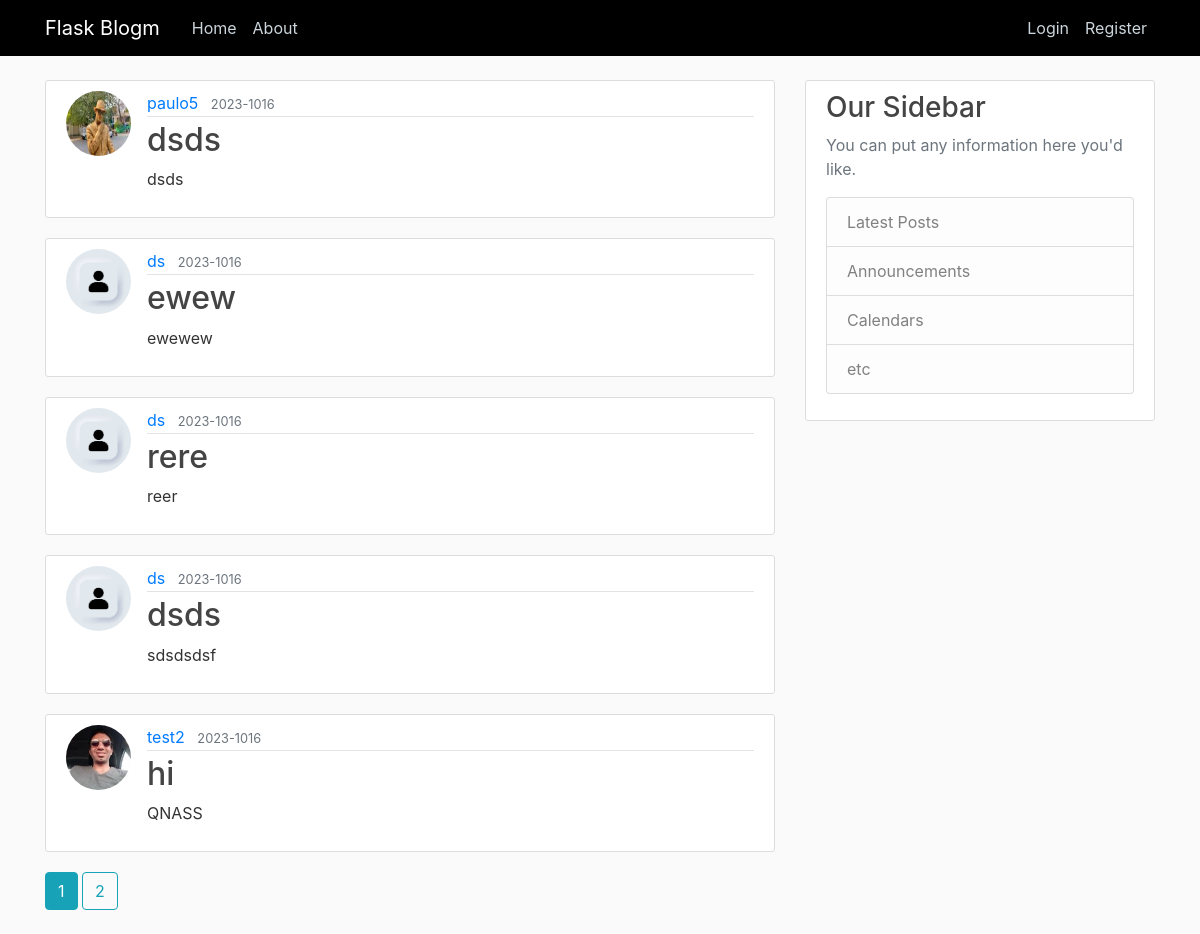
Page /home on the earlier database version.
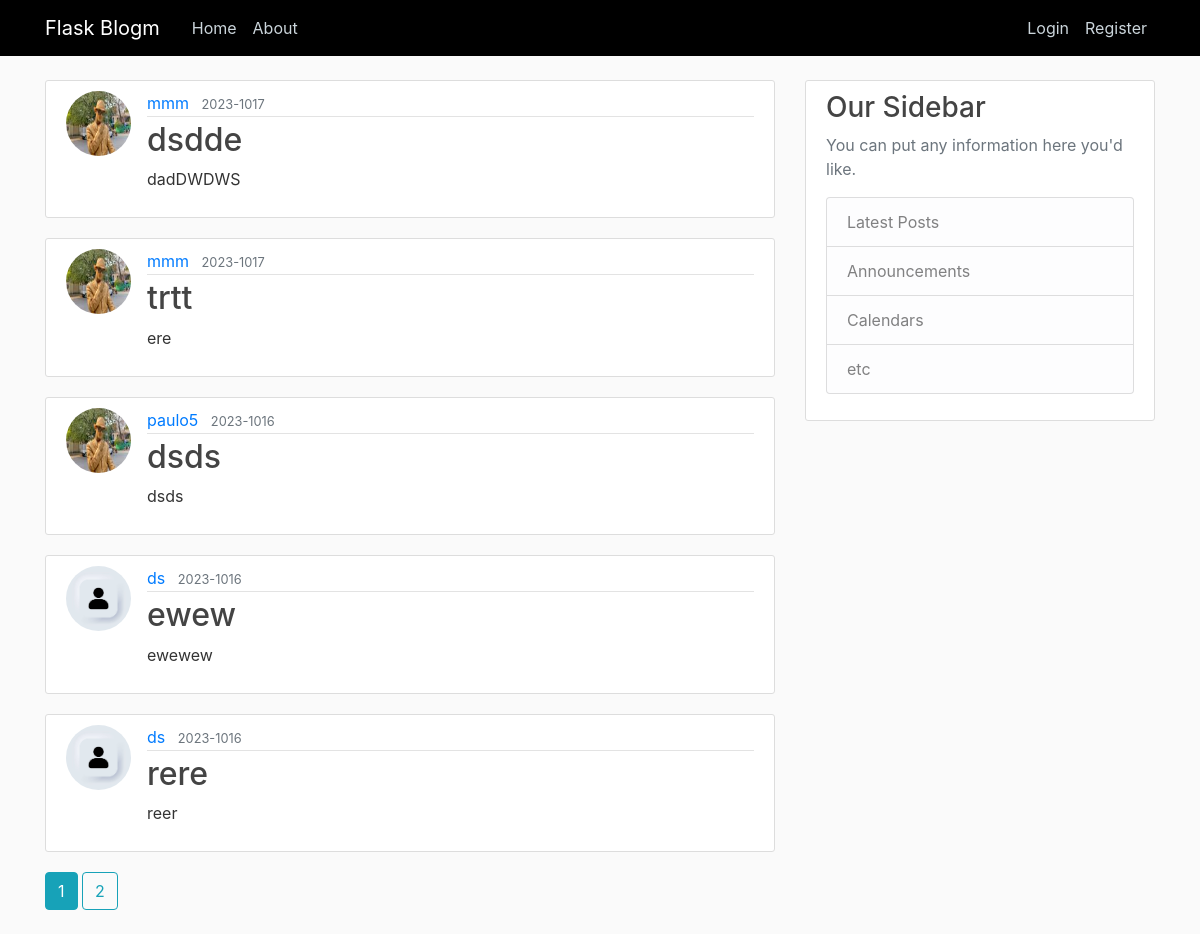
Same page on the later database version.
### flaskblog/models.py (models this page shows, shortened)
class Posts(db.Model):
    id:int = db.Column(db.Integer, primary_key=True)
    title:str = db.Column(db.String(100), nullable=False)
    date:datetime = db.Column(db.DateTime, nullable=False, default=datetime.utcnow)
    content:str = db.Column(db.Text, nullable=False)
    user_id:int = db.Column(db.Integer, db.ForeignKey('users.id'), nullable=False)

class Users(db.Model,UserMixin):
    id:int = db.Column(db.Integer, primary_key=True)
    Username:str = db.Column(db.String(20), unique=True, nullable=False)
    Email:str= db.Column(db.String(100), unique=True, nullable=False, )
    Image_file:str = db.Column(db.String(20), nullable=False,
                           default='default.jpg')
    password:str = db.Column(db.String(60), nullable=False)
    post = db.relationship('Posts', backref='author', lazy=True)

### flaskblog/main/routes.py (the view)
@main.route("/")
@main.route("/home")
def home():
    page=request.args.get('page',1,type=int)
    post=Posts.query.order_by(Posts.date.desc()).paginate(page=page,per_page=5)
    return render_template('home.html', posts=post)

### flaskblog/templates/home.html
{% extends "layout.html"%}
{% block content %}
{% for post in posts.items%}
<article class="media content-section">
  <img class="rounded-circle article-img" src="{{url_for('static',filename='profile_pic/'+post.author.Image_file) }}">
  <div class="media-body">
    <div class="article-metadata">
      <a class="mr-2" href="{{url_for('users.user_posts',username=post.author.Username)}}">{{ post.author.Username
        }}</a>
      <small class="text-muted">{{ post.date.strftime('%Y-%m%d') }}</small>
    </div>
    <h2><a class="article-title" href="{{url_for('posts.post',Posts_id=post.id)}}">{{ post.title }}</a></h2>
    <p class="article-content">{{ post.content }}</p>
  </div>
</article>
{%endfor%}
{%for page_num in posts.iter_pages(left_edge=1,right_edge=1,left_current=1,right_current=2)%}
{%if page_num%}
{%if posts.page== page_num%}
<a class="btn btn-info mb-4" href="{{url_for('main.home',page=page_num)}}">{{page_num}}</a>
{%else%}
<a class="btn btn-outline-info mb-4" href="{{url_for('main.home',page=page_num)}}">{{page_num}}</a>
{%endif%}
{%else%}
...
{%endif%}
{%endfor%}
{%endblock content%}

Differences in the rows shown:
no longer on this page (row unchanged): Posts: Image_file (placeholder picture), author.Username "ds", date "2023-1016", title "dsds", content "sdsdsdsf"
no longer on this page (row unchanged): Posts: Image_file (picture), author.Username "test2", date "2023-1016", title "hi", content "QNASS"
added Posts: Image_file (picture), author.Username "mmm", date "2023-1017", title "dsdde", content "dadDWDWS"
added Posts: Image_file (picture), author.Username "mmm", date "2023-1017", title "trtt", content "ere"
